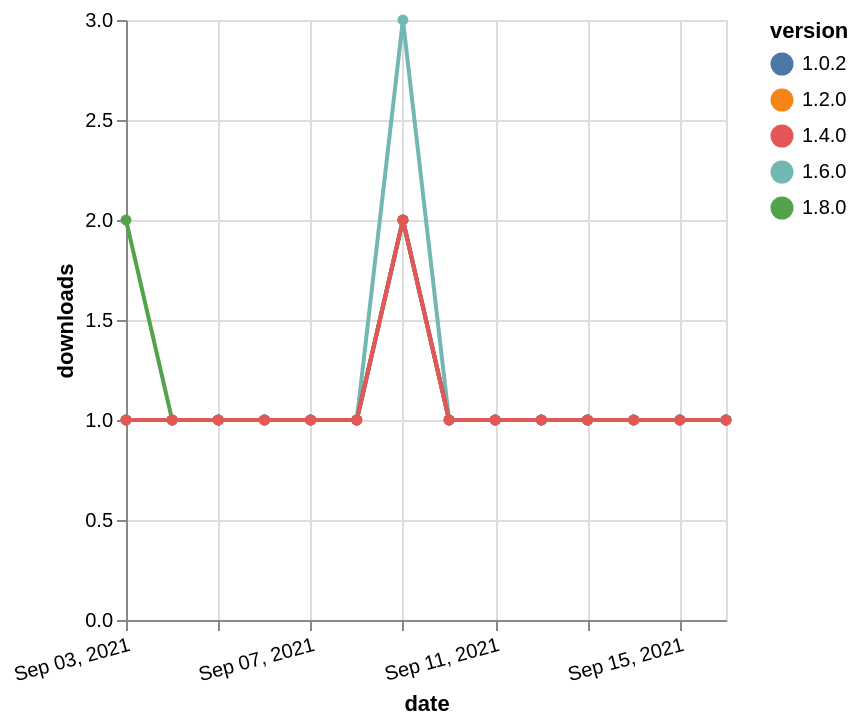

Source (Vega-Lite JSON):
### Vega-Lite specification from a JSON file in a GitHub repository (floating-point values rounded to 4 significant figures)
{"$schema": "https://vega.github.io/schema/vega-lite/v5.json", "description": "A simple bar chart with embedded data.", "data": {"values": [{"date": "2021-09-03", "total": 172, "delta": 1, "version": "1.6.0"}, {"date": "2021-09-04", "total": 173, "delta": 1, "version": "1.6.0"}, {"date": "2021-09-05", "total": 174, "delta": 1, "version": "1.6.0"}, {"date": "2021-09-06", "total": 175, "delta": 1, "version": "1.6.0"}, {"date": "2021-09-07", "total": 176, "delta": 1, "version": "1.6.0"}, {"date": "2021-09-08", "total": 177, "delta": 1, "version": "1.6.0"}, {"date": "2021-09-09", "total": 180, "delta": 3, "version": "1.6.0"}, {"date": "2021-09-10", "total": 181, "delta": 1, "version": "1.6.0"}, {"date": "2021-09-11", "total": 182, "delta": 1, "version": "1.6.0"}, {"date": "2021-09-12", "total": 183, "delta": 1, "version": "1.6.0"}, {"date": "2021-09-13", "total": 184, "delta": 1, "version": "1.6.0"}, {"date": "2021-09-14", "total": 185, "delta": 1, "version": "1.6.0"}, {"date": "2021-09-15", "total": 186, "delta": 1, "version": "1.6.0"}, {"date": "2021-09-16", "total": 187, "delta": 1, "version": "1.6.0"}, {"date": "2021-09-03", "total": 118, "delta": 2, "version": "1.8.0"}, {"date": "2021-09-04", "total": 119, "delta": 1, "version": "1.8.0"}, {"date": "2021-09-05", "total": 120, "delta": 1, "version": "1.8.0"}, {"date": "2021-09-06", "total": 121, "delta": 1, "version": "1.8.0"}, {"date": "2021-09-07", "total": 122, "delta": 1, "version": "1.8.0"}, {"date": "2021-09-08", "total": 123, "delta": 1, "version": "1.8.0"}, {"date": "2021-09-09", "total": 125, "delta": 2, "version": "1.8.0"}, {"date": "2021-09-10", "total": 126, "delta": 1, "version": "1.8.0"}, {"date": "2021-09-11", "total": 127, "delta": 1, "version": "1.8.0"}, {"date": "2021-09-12", "total": 128, "delta": 1, "version": "1.8.0"}, {"date": "2021-09-13", "total": 129, "delta": 1, "version": "1.8.0"}, {"date": "2021-09-14", "total": 130, "delta": 1, "version": "1.8.0"}, {"date": "2021-09-15", "total": 131, "delta": 1, "version": "1.8.0"}, {"date": "2021-09-16", "total": 132, "delta": 1, "version": "1.8.0"}, {"date": "2021-09-03", "total": 174, "delta": 1, "version": "1.2.0"}, {"date": "2021-09-04", "total": 175, "delta": 1, "version": "1.2.0"}, {"date": "2021-09-05", "total": 176, "delta": 1, "version": "1.2.0"}, {"date": "2021-09-06", "total": 177, "delta": 1, "version": "1.2.0"}, {"date": "2021-09-07", "total": 178, "delta": 1, "version": "1.2.0"}, {"date": "2021-09-08", "total": 179, "delta": 1, "version": "1.2.0"}, {"date": "2021-09-09", "total": 181, "delta": 2, "version": "1.2.0"}, {"date": "2021-09-10", "total": 182, "delta": 1, "version": "1.2.0"}, {"date": "2021-09-11", "total": 183, "delta": 1, "version": "1.2.0"}, {"date": "2021-09-12", "total": 184, "delta": 1, "version": "1.2.0"}, {"date": "2021-09-13", "total": 185, "delta": 1, "version": "1.2.0"}, {"date": "2021-09-14", "total": 186, "delta": 1, "version": "1.2.0"}, {"date": "2021-09-15", "total": 187, "delta": 1, "version": "1.2.0"}, {"date": "2021-09-16", "total": 188, "delta": 1, "version": "1.2.0"}, {"date": "2021-09-03", "total": 184, "delta": 1, "version": "1.0.2"}, {"date": "2021-09-04", "total": 185, "delta": 1, "version": "1.0.2"}, {"date": "2021-09-05", "total": 186, "delta": 1, "version": "1.0.2"}, {"date": "2021-09-06", "total": 187, "delta": 1, "version": "1.0.2"}, {"date": "2021-09-07", "total": 188, "delta": 1, "version": "1.0.2"}, {"date": "2021-09-08", "total": 189, "delta": 1, "version": "1.0.2"}, {"date": "2021-09-09", "total": 191, "delta": 2, "version": "1.0.2"}, {"date": "2021-09-10", "total": 192, "delta": 1, "version": "1.0.2"}, {"date": "2021-09-11", "total": 193, "delta": 1, "version": "1.0.2"}, {"date": "2021-09-12", "total": 194, "delta": 1, "version": "1.0.2"}, {"date": "2021-09-13", "total": 195, "delta": 1, "version": "1.0.2"}, {"date": "2021-09-14", "total": 196, "delta": 1, "version": "1.0.2"}, {"date": "2021-09-15", "total": 197, "delta": 1, "version": "1.0.2"}, {"date": "2021-09-16", "total": 198, "delta": 1, "version": "1.0.2"}, {"date": "2021-09-03", "total": 156, "delta": 1, "version": "1.4.0"}, {"date": "2021-09-04", "total": 157, "delta": 1, "version": "1.4.0"}, {"date": "2021-09-05", "total": 158, "delta": 1, "version": "1.4.0"}, {"date": "2021-09-06", "total": 159, "delta": 1, "version": "1.4.0"}, {"date": "2021-09-07", "total": 160, "delta": 1, "version": "1.4.0"}, {"date": "2021-09-08", "total": 161, "delta": 1, "version": "1.4.0"}, {"date": "2021-09-09", "total": 163, "delta": 2, "version": "1.4.0"}, {"date": "2021-09-10", "total": 164, "delta": 1, "version": "1.4.0"}, {"date": "2021-09-11", "total": 165, "delta": 1, "version": "1.4.0"}, {"date": "2021-09-12", "total": 166, "delta": 1, "version": "1.4.0"}, {"date": "2021-09-13", "total": 167, "delta": 1, "version": "1.4.0"}, {"date": "2021-09-14", "total": 168, "delta": 1, "version": "1.4.0"}, {"date": "2021-09-15", "total": 169, "delta": 1, "version": "1.4.0"}, {"date": "2021-09-16", "total": 170, "delta": 1, "version": "1.4.0"}]}, "width": "container", "mark": {"type": "line", "point": {"filled": true}}, "encoding": {"x": {"field": "date", "type": "temporal", "timeUnit": "yearmonthdate", "title": "date", "axis": {"labelAngle": -15}}, "y": {"field": "delta", "type": "quantitative", "title": "downloads"}, "color": {"field": "version", "type": "nominal"}, "tooltip": {"field": "delta"}}}
